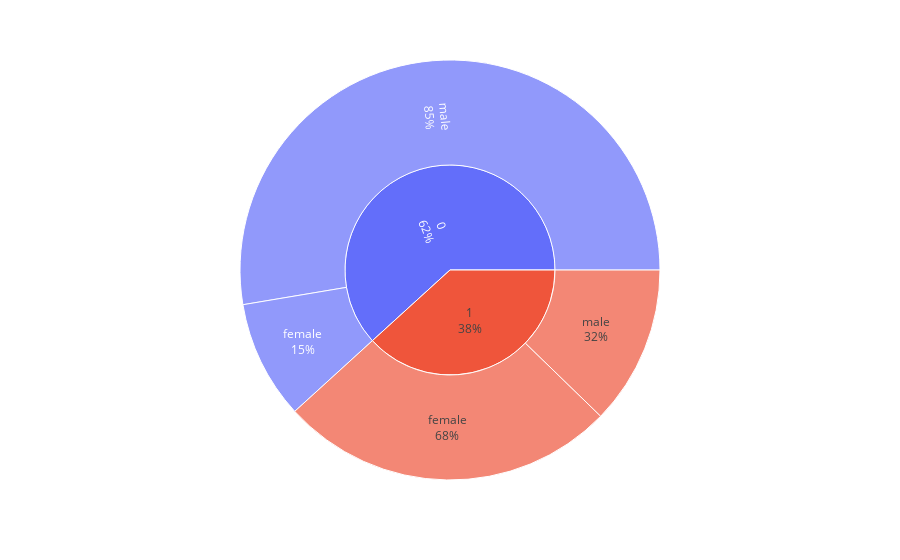

Notebook code for this chart:
### Markdown cell above
Encode Sex

### Code cell
fig = px.sunburst(df, path=['Survived','Sex']).update_traces(textinfo='label+percent parent')
fig.show()

### Figure 1 — Plotly figure (JSON) as saved in the notebook; plotly's stock layout.template omitted (floating-point values rounded to 4 significant figures)
{"data": [{"branchvalues": "total", "domain": {"x": [0, 1], "y": [0, 1]}, "hovertemplate": "labels=%{label}<br>count=%{value}<br>parent=%{parent}<br>id=%{id}<extra></extra>", "ids": ["0/female", "1/female", "0/male", "1/male", "0", "1"], "labels": ["female", "female", "male", "male", "0", "1"], "name": "", "parents": ["0", "1", "0", "1", "", ""], "textinfo": "label+percent parent", "type": "sunburst", "values": [81, 231, 468, 109, 549, 340]}], "layout": {"legend": {"tracegroupgap": 0}, "margin": {"t": 60}}}
